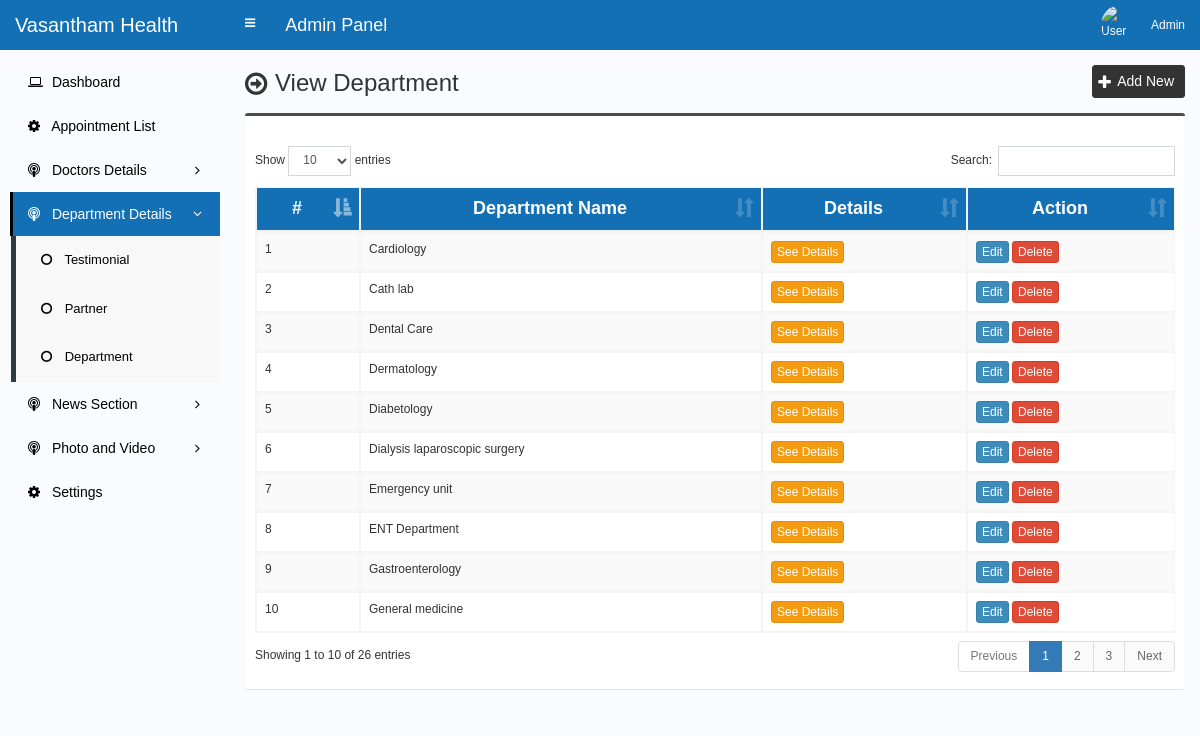
/backend/admin/department.php (signed in), run on the app's committed database.
### tables this page shows
CREATE TABLE `department` (
  `dep_id` int(11) NOT NULL,
  `dep_name` varchar(255) NOT NULL,
  `dep_slug` varchar(255) NOT NULL,
  `dept_tamil` text DEFAULT NULL COMMENT 'in tamil language',
  `dep_detail` text NOT NULL,
  `dep_address` text NOT NULL,
  `dep_phone` varchar(100) NOT NULL,
  `dep_fax` varchar(100) NOT NULL,
  `dep_email` varchar(100) NOT NULL,
  `dep_photo` varchar(255) NOT NULL,
  `dep_banner` varchar(255) NOT NULL,
  `meta_title` varchar(255) NOT NULL,
  `meta_keyword` text NOT NULL,
  `meta_description` text NOT NULL
);

### backend/admin/department.php (the view, shortened to what this page needs)
<?php require_once('header.php'); ?>
<section class="content-header">
	<div class="content-header-left">
		<h1>View Department</h1>
	</div>
	<div class="content-header-right">
		<a href="department-add.php" class="btn btn-primary btn-sm">Add New</a>
	</div>
</section>
<section class="content">
  <div class="row">
    <div class="col-md-12">
      <div class="box box-info">
        <div class="box-body table-responsive">
          <table id="example1" class="table table-bordered table-striped">
			<thead class="thead-style" >
			    <tr>
			        <th>#</th>
			        <th>Department Name</th>
			        <th>Details</th>
			        <th>Action</th>
			    </tr>
			</thead>
            <tbody>
            	<?php
            	$i=0;
            	$statement = $pdo->prepare("SELECT * FROM department ORDER BY dep_name ASC");
            	$statement->execute();
            	$result = $statement->fetchAll(PDO::FETCH_ASSOC);
            	foreach ($result as $row) {
            		$i++;
            		?>
					<tr>
	                    <td><?php echo $i; ?></td>
	                    <td><?php echo $row['dep_name']; ?></td>
	                    <td><a href="" data-toggle="modal" data-target="#myModalDetail<?php echo $i; ?>" class="btn btn-warning btn-xs">See Details</a></td>
	                    <td>
	                        <a href="department-edit.php?id=<?php echo $row['dep_id']; ?>" class="btn btn-primary btn-xs">Edit</a>
	                        <a href="#" class="btn btn-danger btn-xs" data-href="department-delete.php?id=<?php echo $row['dep_id']; ?>" data-toggle="modal" data-target="#confirm-delete">Delete</a>
	                    </td>
	                </tr>
            		<?php
            	}
            	?>
            </tbody>
          </table>
        </div>
      </div>
</section>
<?php require_once('footer.php'); ?>

### backend/admin/style.css (style rules this page uses)
body { font-size: 12px; font-family: 'verdana', sans-serif; }
.content-header>h1, .content-header .content-header-left h1 { font-family: 'verdana', sans-serif; }
.box-info { padding-top: 20px; }
.content-header { overflow: hidden; }
.content-header .content-header-left { float: left; padding-top: 5px; }
.content-header .content-header-right { float: right; }
.content-header .content-header-left h1 { margin-top: 0; margin-bottom: 0; padding-left: 30px; font-size: 24px; position: relative; }
.content-header .content-header-left h1:before { position: absolute; top: 0; left: 0; font-family: 'FontAwesome', sans-serif; font-size: 26px; content: '\f18e'; }
.content-header .content-header-right a { position: relative; padding-left: 24px; font-size: 14px; }
.content-header .content-header-right a:before { position: absolute; top: 4px; left: 5px; font-family: 'FontAwesome', sans-serif; font-size: 16px; content: '\f067'; }
.box.box-info { border-top-color: #4c4c4c; }
.content-header .content-header-right a { background-color: #333333; border-color: #333333; }
.thead-style { background-color: #1370b5; color: white; font-size: 1.8rem; padding: 1rem; text-align-last: center; text-transform: none; }

### data on the page
department: dep_name "Cardiology"
department: dep_name "Cath lab"
department: dep_name "Dental Care"
department: dep_name "Dermatology"
department: dep_name "Diabetology"
department: dep_name "Dialysis laparoscopic surgery"
department: dep_name "Emergency unit"
department: dep_name "ENT Department"
department: dep_name "Gastroenterology"
department: dep_name "General medicine"

### other printed values
$_SESSION['user']['full_name'] "Admin"
